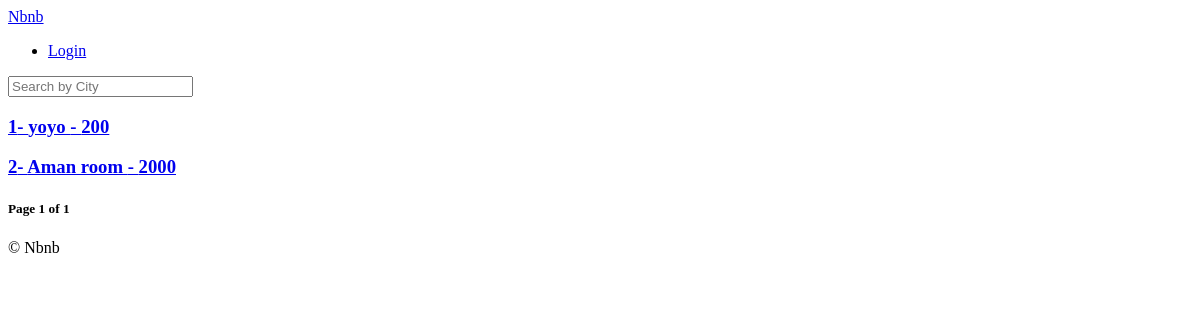
The app's page /, older data.
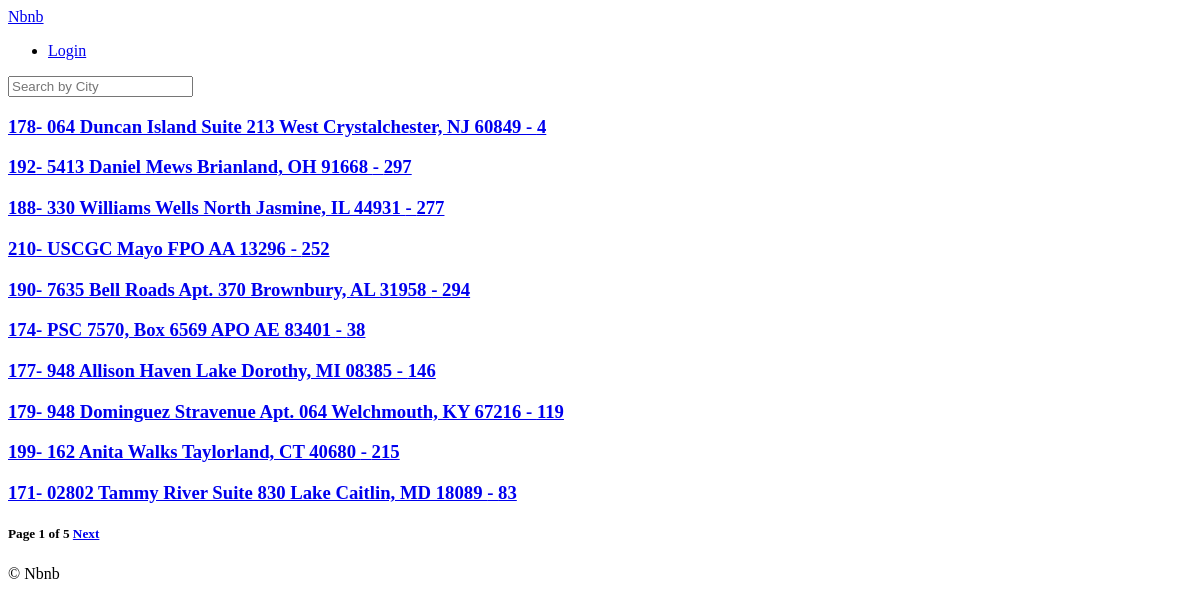
The same page, newer data.
### rooms/models.py (models this page shows, shortened)
class Room(core_model.TimeStampedModel):
    name = models.CharField(max_length=140)
    description = models.TextField()
    country = CountryField()
    city = models.CharField(max_length=80)
    price = models.IntegerField()
    address = models.CharField(max_length=140)
    beds = models.IntegerField()
    bedrooms = models.IntegerField()
    baths = models.IntegerField()
    guests = models.IntegerField()
    check_in = models.TimeField()
    check_out = models.TimeField()
    instant_book = models.BooleanField(default=False)
    room_type = models.ForeignKey(
        RoomType, blank=True, related_name="rooms", on_delete=models.SET_NULL, null=True
    )
    amenities = models.ManyToManyField(Amenity, related_name="rooms", blank=True)
    facilities = models.ManyToManyField(Facility, related_name="rooms", blank=True)
    house_rules = models.ManyToManyField(HouseRule, related_name="rooms", blank=True)
    host = models.ForeignKey(
        users_model.User, related_name="rooms", on_delete=models.CASCADE
    )

### rooms/views.py (the view)
# urls.py: path("", room_views.HomeView.as_view(), name="home"),
class HomeView(ListView):
    model = models.Room
    paginate_by = 10
    paginate_orphans = 5
    ordering = "created"
    page_kwarg = "page"
    context_object_name = "rooms"
    """ def get_context_data(self, **kwargs):
        context = super().get_context_data(**kwargs)
        now = timezone.now()

        # sending additional key value pairs to the view i.e. room_list.html
        context["now"] = now
        return context """

### templates/rooms/room_list.html (shortened to what this page needs)
{% extends 'base.html' %} {% block page_name %} Home {% endblock page_name %}
{% block content%}
    {% for room in rooms %}
        <h3>
            <a href="{% url 'rooms:detail' room.pk%}">
                {{room.pk}}- {{room.name}} - {{room.price}}
            </a>
        </h3>
    {% endfor %}
    <h5>
    Page {{page_obj.number}} of {{page_obj.paginator.num_pages}}
    {% if page_obj.has_next %}
        <a href="?page={{page_obj.next_page_number}}">Next</a>
    {% endif %}
    </h5>
{% endblock content%}

### templates/base.html (shortened to what this page needs)
<!DOCTYPE html>
<html>
  <head>
  </head>
  <body>
  <header>
      {% include "partials/nav.html" %}
      {% block search_bar %}
        <form method="get" action="{% url 'rooms:search' %}">
          <input name="city" placeholder="Search by City"/>
        </form>
      {% endblock search_bar %}
  </header>
    {% block content %} {% endblock content%}
    {% include "partials/footer.html" %}
  </body>
</html>

### templates/partials/nav.html
<a href="{% url 'core:home' %}">Nbnb</a>
<ul>
  <li><a href="#">Login</a></li>
</ul>

### templates/partials/footer.html
<footer>&copy; Nbnb</footer>

Row changes from the older to the newer data that the page shows:
removed Room: pk "1", name "yoyo", price "200"
removed Room: pk "2", name "Aman room", price "2000"
added Room: pk "178", name "064 Duncan Island Suite 213 West Crystalchester, NJ 60849", price "4"
added Room: pk "192", name "5413 Daniel Mews Brianland, OH 91668", price "297"
added Room: pk "188", name "330 Williams Wells North Jasmine, IL 44931", price "277"
added Room: pk "210", name "USCGC Mayo FPO AA 13296", price "252"
added Room: pk "190", name "7635 Bell Roads Apt. 370 Brownbury, AL 31958", price "294"
added Room: pk "174", name "PSC 7570, Box 6569 APO AE 83401", price "38"
added Room: pk "177", name "948 Allison Haven Lake Dorothy, MI 08385", price "146"
added Room: pk "179", name "948 Dominguez Stravenue Apt. 064 Welchmouth, KY 67216", price "119"
added Room: pk "199", name "162 Anita Walks Taylorland, CT 40680", price "215"
added Room: pk "171", name "02802 Tammy River Suite 830 Lake Caitlin, MD 18089", price "83"
Text that changed along with them:
{{ page_obj.paginator.num_pages }}: "1" → "5"
text now shown: "Next"
